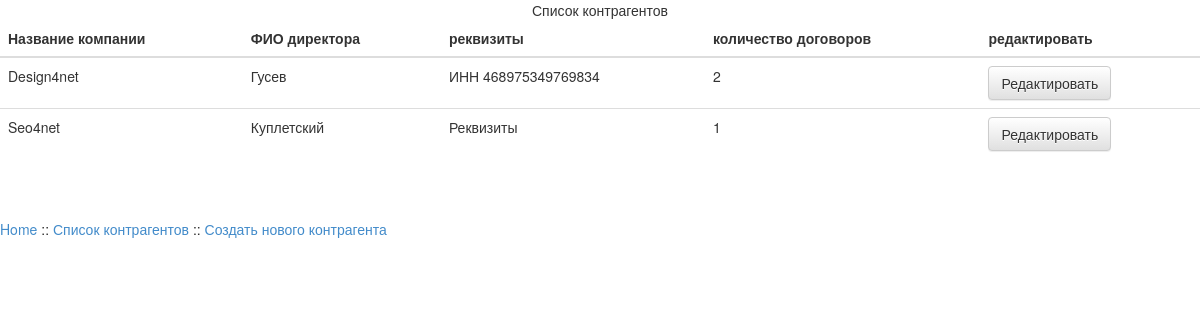
The page /company/firms.php on the database as committed earlier.
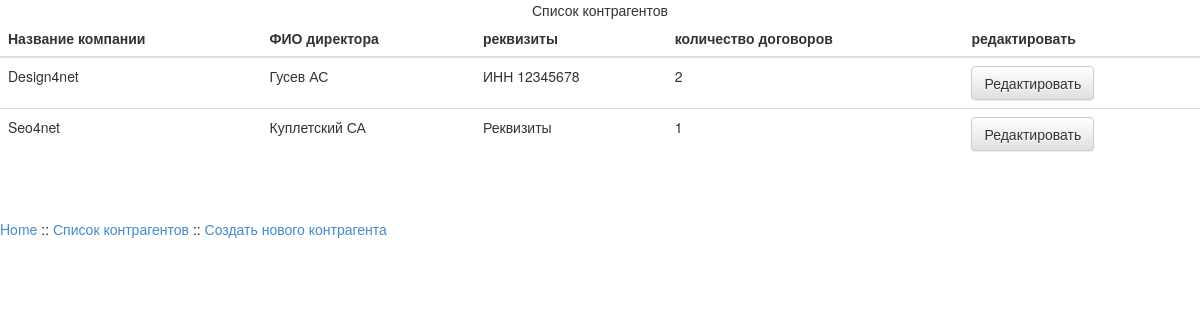
The same page on the database as committed later.
### tables this page shows
CREATE TABLE IF NOT EXISTS `company` (
  `id` int(10) unsigned NOT NULL AUTO_INCREMENT,
  `name` text NOT NULL,
  `director` text NOT NULL,
  `requisites` text NOT NULL,
  PRIMARY KEY (`id`)
);

### company/firms.php (the view, shortened to what this page needs)
<!DOCTYPE html>
<html>
	<head>
		<link rel="stylesheet" href="../css/bootstrap.min.css">
		<link rel="stylesheet" href="../css/bootstrap-theme.min.css">
	</head>
<body>
<?php
	require_once '../login.php';
	$link = mysqli_connect($host, $user, $password, $db);
	$query = "SELECT * FROM `company`
	ORDER BY  `company`.`id` ASC";
	$result = mysqli_query($link, $query);
	echo '<table class="table table-hover">
	<caption>Список контрагентов</caption>
	<thead>
		<tr>
			<th>Название компании</th>
			<th>ФИО директора</th>
			<th>реквизиты</th>
			<th>количество договоров</th>
			<th>редактировать</th>
		</tr>
	</thead>
	<tbody>';
	while ($row = mysqli_fetch_array($result, MYSQLI_ASSOC)) {
	$sql_kol = "SELECT COUNT(`nomer`)
	FROM `contract` JOIN `company` ON `contract`.`company_id` = `company`.`id`
	WHERE `company`.`id`=".$row['id'];
	$kol = mysqli_query($link, $sql_kol);
	$kol2 = mysqli_fetch_array($kol, MYSQLI_NUM);
	echo '
		<tr>
			<td>'.$row['name'].'</td>
			<td>'.$row['director'].'</td>
			<td>'.$row['requisites'].'</td>
			<td>'.$kol2['0'].'</td>
			<td>
				<form class="form-inline" role="form" action="firm.php" method="get" name="firm">
					<input type="hidden" name="id" value="'.$row['id'].'"><button type="submits" class="btn btn-default">Редактировать</button>
			</form>
			</td>
		</tr>';
	}
	echo '
	</tbody>
</table>';
	echo '<br /><br /><p><a href="../index.php">Home</a> :: <a href="firms.php">Список контрагентов</a> :: <a href="new-firm.php">Создать нового контрагента</a></p>';
?>
</body>
</html>

Rows that differ between the two databases and show on the page:
changed company "Design4net": director "Гусев" → "Гусев АС"; requisites "ИНН 468975349769834" → "ИНН 12345678"
changed company "Seo4net": director "Куплетский" → "Куплетский СА"
